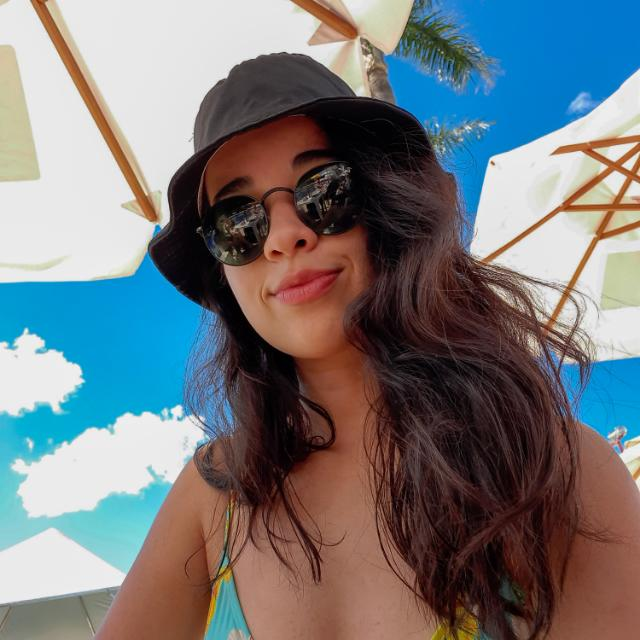
#> input picture course_murtaza/Resources/pp.jpg, 640 x 640 px
$ python chapter6.py
#> lines starting #> are read from the running program, lines starting #| are printed output that depends on the picture
#joining images
import cv2
import numpy as np

img = cv2.imread("Resources/pp.jpg")
#> img is the input picture: shape (640, 640, 3); mean B, G, R 123.8, 120.3, 116.9

# [5 lines of commented-out code are left out]

def stackImages(scale,imgArray):
    rows = len(imgArray)
    cols = len(imgArray[0])
    rowsAvailable = isinstance(imgArray[0], list)
    width = imgArray[0][0].shape[1]
    height = imgArray[0][0].shape[0]
    if rowsAvailable:
        for x in range ( 0, rows):
            for y in range(0, cols):
                if imgArray[x][y].shape[:2] == imgArray[0][0].shape [:2]:
                    imgArray[x][y] = cv2.resize(imgArray[x][y], (0, 0), None, scale, scale)
                else:
                    imgArray[x][y] = cv2.resize(imgArray[x][y], (imgArray[0][0].shape[1], imgArray[0][0].shape[0]), None, scale, scale)
                if len(imgArray[x][y].shape) == 2: imgArray[x][y]= cv2.cvtColor( imgArray[x][y], cv2.COLOR_GRAY2BGR)
        imageBlank = np.zeros((height, width, 3), np.uint8)
        hor = [imageBlank]*rows
        hor_con = [imageBlank]*rows
        for x in range(0, rows):
            hor[x] = np.hstack(imgArray[x])
        ver = np.vstack(hor)
    else:
        for x in range(0, rows):
            if imgArray[x].shape[:2] == imgArray[0].shape[:2]:
                imgArray[x] = cv2.resize(imgArray[x], (0, 0), None, scale, scale)
            else:
                imgArray[x] = cv2.resize(imgArray[x], (imgArray[0].shape[1], imgArray[0].shape[0]), None,scale, scale)
            if len(imgArray[x].shape) == 2: imgArray[x] = cv2.cvtColor(imgArray[x], cv2.COLOR_GRAY2BGR)
        hor= np.hstack(imgArray)
        ver = hor
    return ver

imgGray = cv2.cvtColor(img,cv2.COLOR_BGR2GRAY)
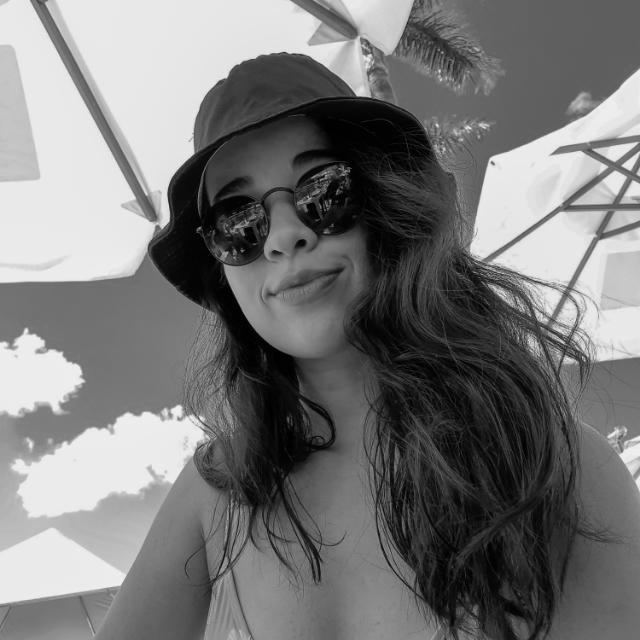
#> imgGray: shape (640, 640); min 0, max 249, mean 119.7

imgStack = stackImages(0.5,([img,imgGray,img],[img,img,img]))
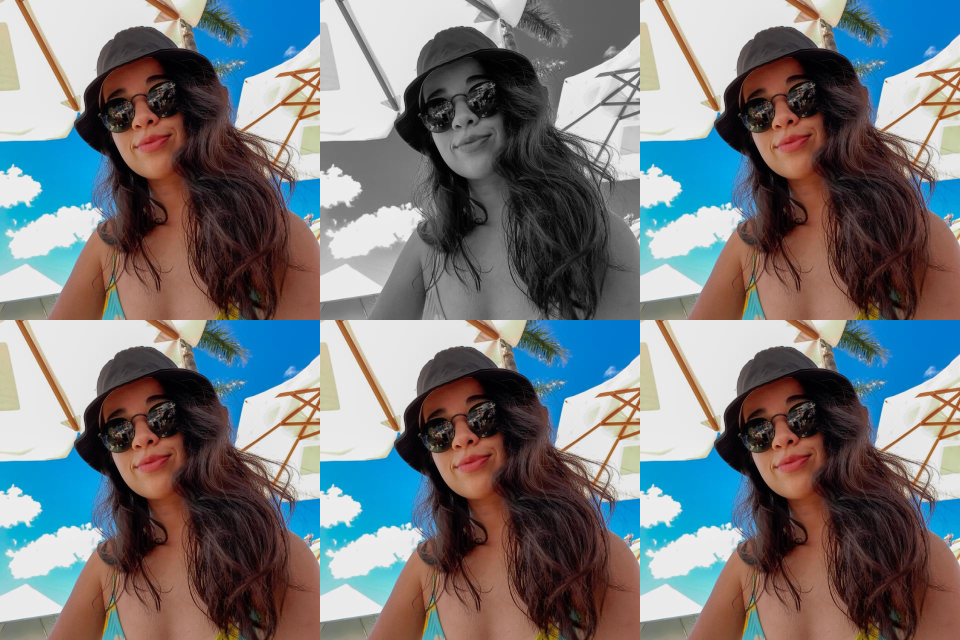
#> imgStack: shape (640, 960, 3); mean B, G, R 123.2, 120.3, 117.5

# [5 lines of commented-out code are left out]
cv2.imshow("ImageStack",imgStack)

cv2.waitKey(0)

$ run again, with course_murtaza/Resources/1.jpg copied over course_murtaza/Resources/pp.jpg
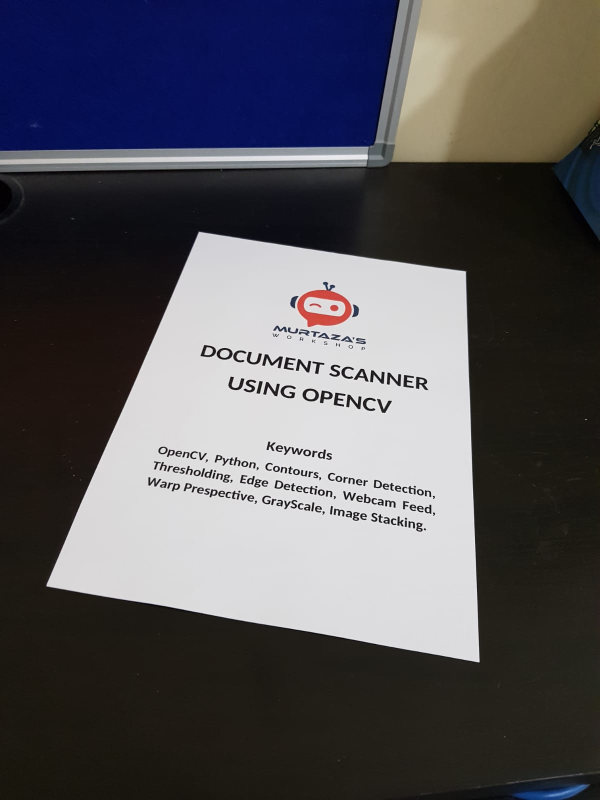
#> input picture course_murtaza/Resources/1.jpg, 1200 x 1600 px (shown at 1/2 size)
#> img is the input picture: shape (1600, 1200, 3); mean B, G, R 89.7, 85.2, 86.8
#> `imgGray = cv2.cvtColor(img,cv2.COLOR_BGR2GRAY)`:
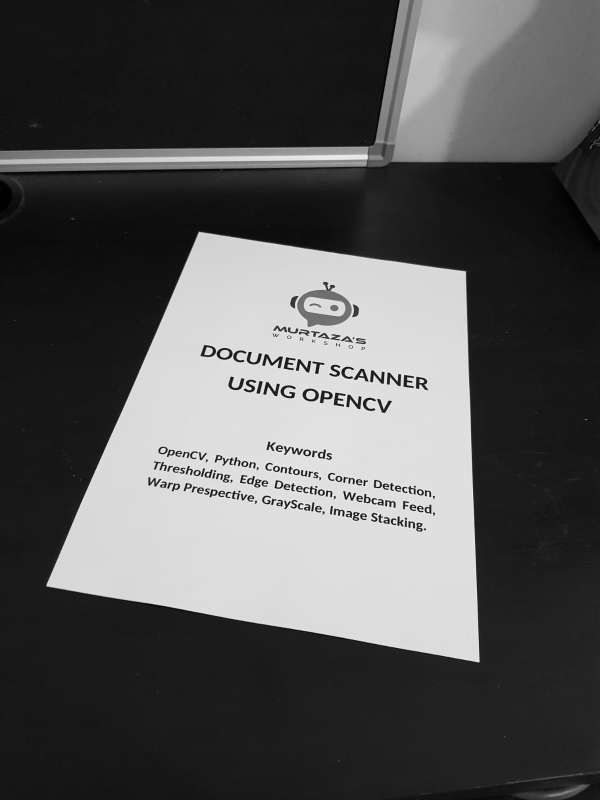
#> imgGray: shape (1600, 1200) (shown at 1/2 size); min 0, max 255, mean 86.2
#> `imgStack = stackImages(0.5,([img,imgGray,img],[img,img,img]))`:
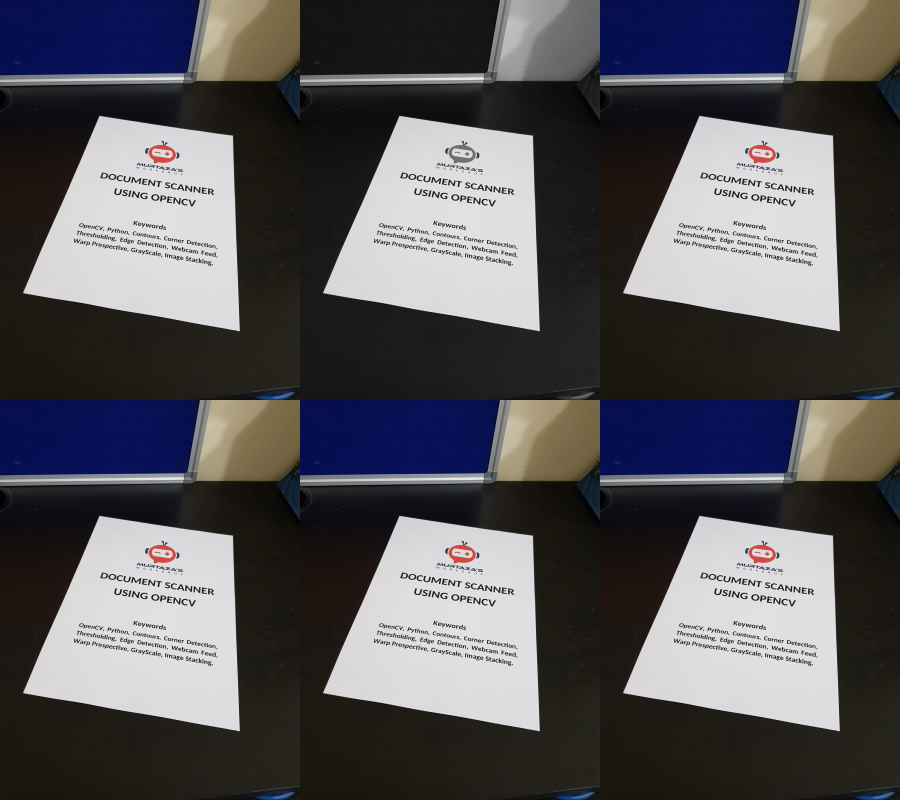
#> imgStack: shape (1600, 1800, 3) (shown at 1/2 size); mean B, G, R 89.2, 85.5, 86.8

$ run again, with course_murtaza/Resources/cards.jpg copied over course_murtaza/Resources/pp.jpg
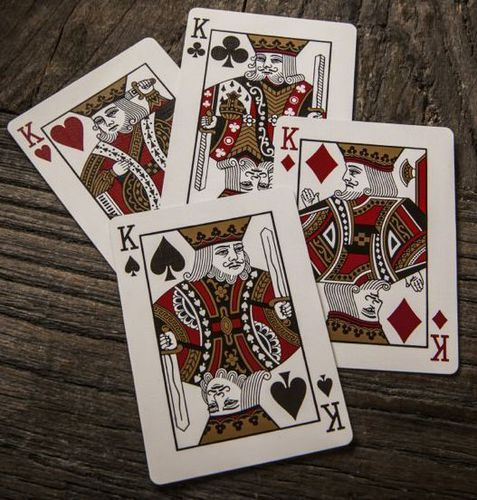
#> input picture course_murtaza/Resources/cards.jpg, 477 x 500 px
#> img is the input picture: shape (500, 477, 3); mean B, G, R 88.1, 96.6, 109.6
#> `imgGray = cv2.cvtColor(img,cv2.COLOR_BGR2GRAY)`:
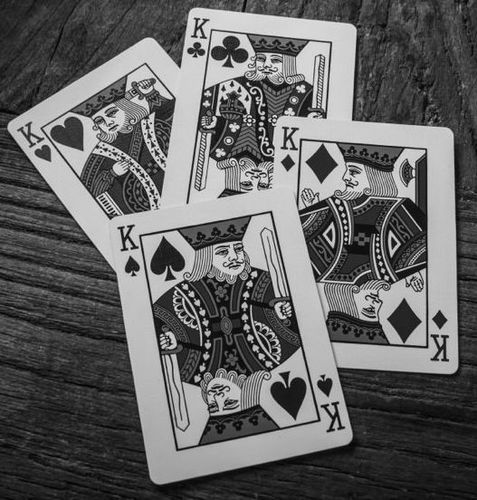
#> imgGray: shape (500, 477); min 1, max 251, mean 99.5
#> `imgStack = stackImages(0.5,([img,imgGray,img],[img,img,img]))`:
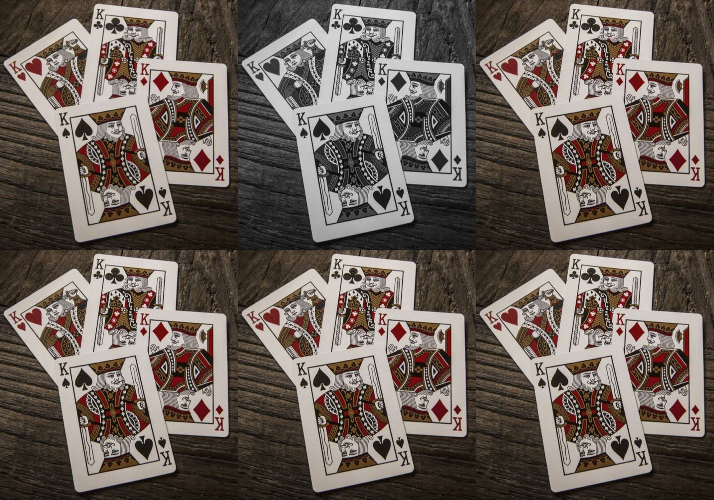
#> imgStack: shape (500, 714, 3); mean B, G, R 90, 97, 107.9
